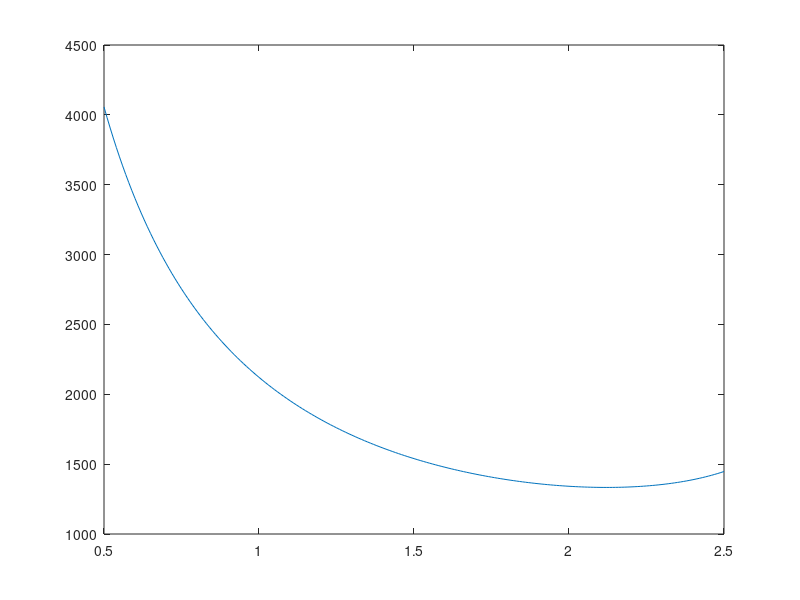

Source code (MATLAB):
% Homework 8, Problem 1
% Will McClain
% EGR 101-01
% Due: 4/6/23


clear;clc;close all; % housekeeping

% constants
L1 = 5;
L2 = 3;
W = 400;

D = 0.5:0.01:2.5;

T = (L1*L2*W)./(D.*sqrt(L2^2-D.^2));

[min, idx] = min(T);
minD = D(idx);

plot(D, T)